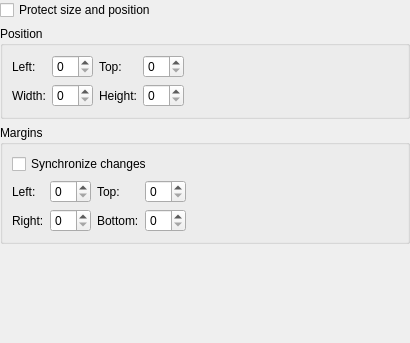
<ui version="4.0" >
 <author></author>
 <comment></comment>
 <exportmacro></exportmacro>
 <class>KWFrameGeometry</class>
 <widget class="QWidget" name="KWFrameGeometry" >
  <property name="geometry" >
   <rect>
    <x>0</x>
    <y>0</y>
    <width>410</width>
    <height>343</height>
   </rect>
  </property>
  <property name="windowTitle" >
   <string/>
  </property>
  <layout class="QGridLayout" >
   <property name="margin" >
    <number>0</number>
   </property>
   <property name="spacing" >
    <number>6</number>
   </property>
   <item row="3" column="0" >
    <spacer>
     <property name="orientation" >
      <enum>Qt::Vertical</enum>
     </property>
     <property name="sizeHint" >
      <size>
       <width>20</width>
       <height>40</height>
      </size>
     </property>
    </spacer>
   </item>
   <item row="2" column="0" >
    <widget class="QGroupBox" name="marginsGB" >
     <property name="title" >
      <string>Margins</string>
     </property>
     <layout class="QGridLayout" >
      <property name="margin" >
       <number>9</number>
      </property>
      <property name="spacing" >
       <number>6</number>
      </property>
      <item rowspan="2" row="1" column="4" >
       <spacer>
        <property name="orientation" >
         <enum>Qt::Horizontal</enum>
        </property>
        <property name="sizeHint" >
         <size>
          <width>144</width>
          <height>41</height>
         </size>
        </property>
       </spacer>
      </item>
      <item row="0" column="0" colspan="4" >
       <widget class="QCheckBox" name="m_synchronize" >
        <property name="text" >
         <string>Synchronize changes</string>
        </property>
       </widget>
      </item>
      <item row="1" column="3" >
       <widget class="QSpinBox" name="m_topMargin" />
      </item>
      <item row="2" column="3" >
       <widget class="QSpinBox" name="m_bottomMargin" />
      </item>
      <item row="2" column="2" >
       <widget class="QLabel" name="label_9" >
        <property name="text" >
         <string>Bottom:</string>
        </property>
        <property name="buddy" >
         <cstring>m_bottomMargin</cstring>
        </property>
       </widget>
      </item>
      <item row="1" column="2" >
       <widget class="QLabel" name="label_8" >
        <property name="text" >
         <string>Top:</string>
        </property>
        <property name="buddy" >
         <cstring>m_topMargin</cstring>
        </property>
       </widget>
      </item>
      <item row="2" column="0" >
       <widget class="QLabel" name="label_7" >
        <property name="text" >
         <string>Right:</string>
        </property>
        <property name="buddy" >
         <cstring>m_rightMargin</cstring>
        </property>
       </widget>
      </item>
      <item row="2" column="1" >
       <widget class="QSpinBox" name="m_rightMargin" />
      </item>
      <item row="1" column="1" >
       <widget class="QSpinBox" name="m_leftMargin" />
      </item>
      <item row="1" column="0" >
       <widget class="QLabel" name="label_6" >
        <property name="text" >
         <string>Left:</string>
        </property>
        <property name="buddy" >
         <cstring>m_leftMargin</cstring>
        </property>
       </widget>
      </item>
     </layout>
    </widget>
   </item>
   <item row="1" column="0" >
    <widget class="QGroupBox" name="positionGB" >
     <property name="title" >
      <string>Position</string>
     </property>
     <layout class="QGridLayout" >
      <property name="margin" >
       <number>9</number>
      </property>
      <property name="spacing" >
       <number>6</number>
      </property>
      <item rowspan="2" row="0" column="4" >
       <spacer>
        <property name="orientation" >
         <enum>Qt::Horizontal</enum>
        </property>
        <property name="sizeHint" >
         <size>
          <width>40</width>
          <height>20</height>
         </size>
        </property>
       </spacer>
      </item>
      <item row="0" column="1" >
       <widget class="QSpinBox" name="m_frameLeft" />
      </item>
      <item row="0" column="0" >
       <widget class="QLabel" name="label" >
        <property name="text" >
         <string>Left:</string>
        </property>
        <property name="buddy" >
         <cstring>m_frameLeft</cstring>
        </property>
       </widget>
      </item>
      <item row="1" column="0" >
       <widget class="QLabel" name="label_3" >
        <property name="text" >
         <string>Width:</string>
        </property>
        <property name="buddy" >
         <cstring>m_frameWidth</cstring>
        </property>
       </widget>
      </item>
      <item row="1" column="1" >
       <widget class="QSpinBox" name="m_frameWidth" />
      </item>
      <item row="0" column="3" >
       <widget class="QSpinBox" name="m_frameTop" />
      </item>
      <item row="0" column="2" >
       <widget class="QLabel" name="label_4" >
        <property name="text" >
         <string>Top:</string>
        </property>
        <property name="buddy" >
         <cstring>m_frameTop</cstring>
        </property>
       </widget>
      </item>
      <item row="1" column="2" >
       <widget class="QLabel" name="label_5" >
        <property name="text" >
         <string>Height:</string>
        </property>
        <property name="buddy" >
         <cstring>m_frameHeight</cstring>
        </property>
       </widget>
      </item>
      <item row="1" column="3" >
       <widget class="QSpinBox" name="m_frameHeight" />
      </item>
     </layout>
    </widget>
   </item>
   <item row="0" column="0" >
    <widget class="QCheckBox" name="m_protectSize" >
     <property name="text" >
      <string>Protect size and position</string>
     </property>
    </widget>
   </item>
  </layout>
 </widget>
 <pixmapfunction></pixmapfunction>
 <resources/>
 <connections/>
</ui>
